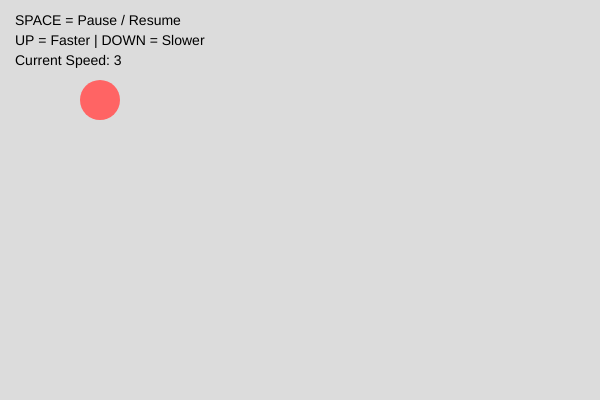
Frame 1 (no input)
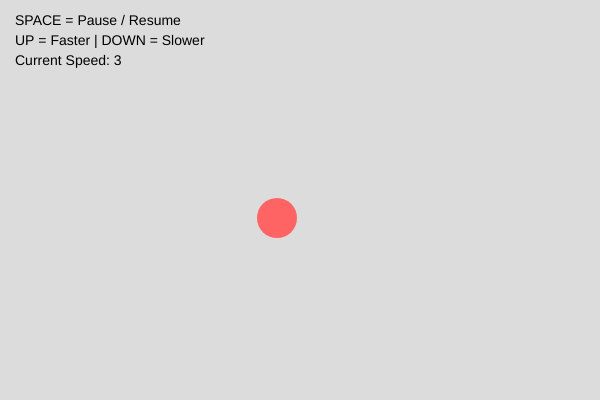
Frame 60 (no input)
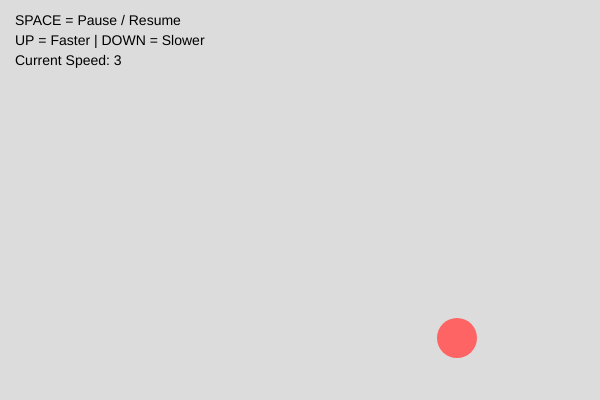
Frame 120 (the mouse pressed at the canvas centre since frame 60)

The p5.js sketch that drew these frames (run headless with seeded random() and noise() and a simulated clock; from frame 60 on, the mouse is pressed at the canvas centre):

// p5.js sketch
// ── sketch.js

let ballX = 100;
let ballY = 100;

let ballSize = 40;
let speedX = 3;
let speedY = 2;

let isPaused = false;

function setup() {
  createCanvas(600, 400);
}

function draw() {
  background(220);

  
  fill(255, 100, 100);
  noStroke();
  circle(ballX, ballY, ballSize);

 
  if (isPaused == false) {
    ballX = ballX + speedX;
    ballY = ballY + speedY;

    
    if (ballX + ballSize / 2 > width || ballX - ballSize / 2 < 0) {
      speedX = speedX * -1;
    }

    if (ballY + ballSize / 2 > height || ballY - ballSize / 2 < 0) {
      speedY = speedY * -1;
    }
  }

  fill(0);
  textSize(14);
  text("SPACE = Pause / Resume", 15, 25);
  text("UP = Faster | DOWN = Slower", 15, 45);
  text("Current Speed: " + abs(speedX), 15, 65);
}

function keyPressed() {
  if (key == ' ') {
    isPaused = !isPaused;
  }

  if (keyCode == UP_ARROW) {
    speedX = speedX * 1.2;
    speedY = speedY * 1.2;
  }

  if (keyCode == DOWN_ARROW) {
    speedX = speedX * 0.8;
    speedY = speedY * 0.8;
  }
}
